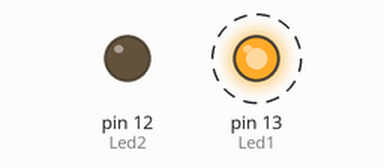
A sketch run on a simulated Arduino Uno, built with avr-gcc and run on an emulated ATmega328P. Shown: output pins drawn as LEDs (lit = HIGH). Dashed ring = blinking.

Above: at 0.5 s.
Timing chart, 0 to 4.6 s (numbered marks = the images above):
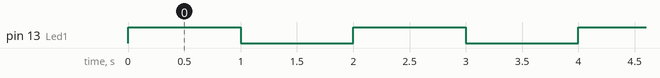

Measured:
- by itself, pin 13 (Led1): alternates HIGH for 1.0 s and LOW for 1.0 s

The sketch:

Arduino_Nano_Blink.ino
```cpp
int Led1 = 13;
int Led2 = 12;
//int Led3 = 11;
//int Led4 = 10;

int d = 1000;

void setup() {
  // put your setup code here, to run once:
  pinMode(Led1, OUTPUT);
  pinMode(Led2, OUTPUT);
//  pinMode(Led3, OUTPUT);
//  pinMode(Led4, OUTPUT);

}

void loop() {
  // put your main code here, to run repeatedly:
  digitalWrite(Led1, HIGH);
  delay(d);
  digitalWrite(Led1, LOW);
  delay(d);
}
```
